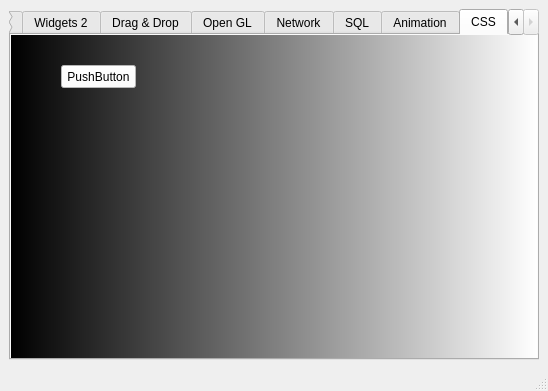
<?xml version="1.0" encoding="UTF-8"?>
<ui version="4.0">
 <class>MainWindow</class>
 <widget class="QMainWindow" name="MainWindow">
  <property name="geometry">
   <rect>
    <x>0</x>
    <y>0</y>
    <width>548</width>
    <height>391</height>
   </rect>
  </property>
  <property name="minimumSize">
   <size>
    <width>300</width>
    <height>300</height>
   </size>
  </property>
  <property name="windowTitle">
   <string>MainWindow</string>
  </property>
  <property name="autoFillBackground">
   <bool>false</bool>
  </property>
  <widget class="QWidget" name="centralwidget">
   <layout class="QVBoxLayout" name="verticalLayout_10">
    <item>
     <widget class="QTabWidget" name="tabWidget_1">
      <property name="font">
       <font>
        <weight>50</weight>
        <bold>false</bold>
       </font>
      </property>
      <property name="acceptDrops">
       <bool>true</bool>
      </property>
      <property name="currentIndex">
       <number>7</number>
      </property>
      <widget class="QWidget" name="tab_widgets_1">
       <property name="toolTip">
        <string/>
       </property>
       <property name="statusTip">
        <string/>
       </property>
       <attribute name="title">
        <string>Widgets 1</string>
       </attribute>
       <layout class="QVBoxLayout" name="verticalLayout">
        <item>
         <layout class="QVBoxLayout" name="verticalLayout_tab_1">
          <item>
           <widget class="QTabWidget" name="tabWidget_2">
            <property name="accessibleName">
             <string/>
            </property>
            <property name="currentIndex">
             <number>0</number>
            </property>
            <widget class="QWidget" name="tab_tree">
             <property name="statusTip">
              <string/>
             </property>
             <attribute name="title">
              <string>Tree</string>
             </attribute>
             <layout class="QHBoxLayout" name="horizontalLayout">
              <item>
               <layout class="QVBoxLayout" name="verticalLayout_2">
                <item>
                 <widget class="QTreeWidget" name="treeWidget">
                  <column>
                   <property name="text">
                    <string>Header 1</string>
                   </property>
                  </column>
                  <column>
                   <property name="text">
                    <string>New Column</string>
                   </property>
                  </column>
                  <item>
                   <property name="text">
                    <string>Item1</string>
                   </property>
                   <item>
                    <property name="text">
                     <string>Subitem1</string>
                    </property>
                   </item>
                  </item>
                 </widget>
                </item>
               </layout>
              </item>
             </layout>
            </widget>
            <widget class="QWidget" name="tab_calendar">
             <property name="statusTip">
              <string/>
             </property>
             <attribute name="title">
              <string>Calendar</string>
             </attribute>
             <layout class="QVBoxLayout" name="verticalLayout_3">
              <item>
               <widget class="QDateEdit" name="dateEdit">
                <property name="alignment">
                 <set>Qt::AlignCenter</set>
                </property>
               </widget>
              </item>
              <item>
               <widget class="QCalendarWidget" name="calendarWidget"/>
              </item>
             </layout>
            </widget>
           </widget>
          </item>
         </layout>
        </item>
       </layout>
      </widget>
      <widget class="QWidget" name="tab_widgets_2">
       <property name="toolTip">
        <string/>
       </property>
       <property name="statusTip">
        <string/>
       </property>
       <attribute name="title">
        <string>Widgets 2</string>
       </attribute>
       <layout class="QGridLayout" name="gridLayout_2">
        <item row="2" column="1">
         <spacer name="verticalSpacer_2">
          <property name="orientation">
           <enum>Qt::Vertical</enum>
          </property>
          <property name="sizeType">
           <enum>QSizePolicy::Maximum</enum>
          </property>
          <property name="sizeHint" stdset="0">
           <size>
            <width>20</width>
            <height>140</height>
           </size>
          </property>
         </spacer>
        </item>
        <item row="3" column="0" colspan="2">
         <widget class="QProgressBar" name="progressBar">
          <property name="value">
           <number>24</number>
          </property>
         </widget>
        </item>
        <item row="0" column="0">
         <widget class="QGroupBox" name="groupBox">
          <property name="title">
           <string>Progress Bar</string>
          </property>
          <widget class="QWidget" name="layoutWidget">
           <property name="geometry">
            <rect>
             <x>20</x>
             <y>30</y>
             <width>114</width>
             <height>65</height>
            </rect>
           </property>
           <layout class="QVBoxLayout" name="verticalLayout_4">
            <item>
             <widget class="QRadioButton" name="radioButton_start">
              <property name="statusTip">
               <string>Start the Progress Bar</string>
              </property>
              <property name="text">
               <string>Start</string>
              </property>
              <property name="checked">
               <bool>true</bool>
              </property>
             </widget>
            </item>
            <item>
             <widget class="QRadioButton" name="radioButton_stop">
              <property name="statusTip">
               <string>Stop the Progress Bar</string>
              </property>
              <property name="text">
               <string>Stop</string>
              </property>
             </widget>
            </item>
            <item>
             <widget class="QRadioButton" name="radioButton_reset">
              <property name="statusTip">
               <string>Reset the Progress Bar</string>
              </property>
              <property name="text">
               <string>Reset</string>
              </property>
             </widget>
            </item>
           </layout>
          </widget>
         </widget>
        </item>
        <item row="0" column="1">
         <widget class="QGroupBox" name="groupBox_2">
          <property name="title">
           <string>Move the Dial</string>
          </property>
          <widget class="QWidget" name="verticalLayoutWidget">
           <property name="geometry">
            <rect>
             <x>10</x>
             <y>30</y>
             <width>61</width>
             <height>71</height>
            </rect>
           </property>
           <layout class="QVBoxLayout" name="verticalLayout_5">
            <item>
             <widget class="QDial" name="dial"/>
            </item>
           </layout>
          </widget>
          <widget class="QWidget" name="verticalLayoutWidget_2">
           <property name="geometry">
            <rect>
             <x>90</x>
             <y>20</y>
             <width>91</width>
             <height>80</height>
            </rect>
           </property>
           <layout class="QVBoxLayout" name="verticalLayout_6">
            <item>
             <widget class="QLCDNumber" name="lcdNumber">
              <property name="palette">
               <palette>
                <active>
                 <colorrole role="WindowText">
                  <brush brushstyle="SolidPattern">
                   <color alpha="255">
                    <red>0</red>
                    <green>0</green>
                    <blue>255</blue>
                   </color>
                  </brush>
                 </colorrole>
                </active>
                <inactive>
                 <colorrole role="WindowText">
                  <brush brushstyle="SolidPattern">
                   <color alpha="255">
                    <red>0</red>
                    <green>0</green>
                    <blue>255</blue>
                   </color>
                  </brush>
                 </colorrole>
                </inactive>
                <disabled>
                 <colorrole role="WindowText">
                  <brush brushstyle="SolidPattern">
                   <color alpha="255">
                    <red>120</red>
                    <green>120</green>
                    <blue>120</blue>
                   </color>
                  </brush>
                 </colorrole>
                </disabled>
               </palette>
              </property>
              <property name="digitCount">
               <number>2</number>
              </property>
              <property name="mode">
               <enum>QLCDNumber::Dec</enum>
              </property>
              <property name="segmentStyle">
               <enum>QLCDNumber::Flat</enum>
              </property>
             </widget>
            </item>
           </layout>
          </widget>
         </widget>
        </item>
        <item row="2" column="0">
         <layout class="QVBoxLayout" name="verticalLayout_7">
          <item>
           <widget class="QFontComboBox" name="fontComboBox"/>
          </item>
          <item>
           <widget class="QLabel" name="label">
            <property name="font">
             <font>
              <pointsize>14</pointsize>
             </font>
            </property>
            <property name="text">
             <string/>
            </property>
            <property name="alignment">
             <set>Qt::AlignCenter</set>
            </property>
           </widget>
          </item>
         </layout>
        </item>
       </layout>
      </widget>
      <widget class="QWidget" name="tab_drag_drop">
       <property name="acceptDrops">
        <bool>false</bool>
       </property>
       <attribute name="title">
        <string>Drag &amp;&amp; Drop</string>
       </attribute>
       <layout class="QGridLayout" name="gridLayout_3">
        <item row="0" column="0" colspan="2">
         <layout class="QHBoxLayout" name="horizontalLayout_2">
          <item>
           <widget class="QLineEdit" name="lineEdit">
            <property name="minimumSize">
             <size>
              <width>135</width>
              <height>0</height>
             </size>
            </property>
            <property name="dragEnabled">
             <bool>true</bool>
            </property>
           </widget>
          </item>
          <item>
           <widget class="QComboBox" name="comboBox">
            <property name="minimumSize">
             <size>
              <width>141</width>
              <height>0</height>
             </size>
            </property>
            <property name="acceptDrops">
             <bool>true</bool>
            </property>
            <property name="editable">
             <bool>true</bool>
            </property>
           </widget>
          </item>
          <item>
           <widget class="QPushButton" name="pushButton">
            <property name="minimumSize">
             <size>
              <width>161</width>
              <height>0</height>
             </size>
            </property>
            <property name="acceptDrops">
             <bool>true</bool>
            </property>
            <property name="text">
             <string>PushButton</string>
            </property>
           </widget>
          </item>
         </layout>
        </item>
        <item row="1" column="0">
         <widget class="QListWidget" name="listWidget">
          <property name="dragEnabled">
           <bool>true</bool>
          </property>
          <property name="dragDropMode">
           <enum>QAbstractItemView::DragDrop</enum>
          </property>
          <property name="selectionMode">
           <enum>QAbstractItemView::ExtendedSelection</enum>
          </property>
          <item>
           <property name="text">
            <string>Item 1</string>
           </property>
          </item>
          <item>
           <property name="text">
            <string>Item 2</string>
           </property>
          </item>
          <item>
           <property name="text">
            <string>Item 3</string>
           </property>
          </item>
          <item>
           <property name="text">
            <string>Item 4</string>
           </property>
          </item>
         </widget>
        </item>
        <item row="1" column="1">
         <widget class="QListWidget" name="listWidget_2">
          <property name="dragEnabled">
           <bool>true</bool>
          </property>
          <property name="dragDropMode">
           <enum>QAbstractItemView::DragDrop</enum>
          </property>
          <property name="selectionMode">
           <enum>QAbstractItemView::ExtendedSelection</enum>
          </property>
         </widget>
        </item>
       </layout>
      </widget>
      <widget class="QWidget" name="tab_gl">
       <attribute name="title">
        <string>Open GL</string>
       </attribute>
       <widget class="QFrame" name="frame_gl">
        <property name="geometry">
         <rect>
          <x>120</x>
          <y>10</y>
          <width>300</width>
          <height>300</height>
         </rect>
        </property>
        <property name="frameShape">
         <enum>QFrame::StyledPanel</enum>
        </property>
        <property name="frameShadow">
         <enum>QFrame::Raised</enum>
        </property>
       </widget>
      </widget>
      <widget class="QWidget" name="tab_network">
       <attribute name="title">
        <string>Network</string>
       </attribute>
       <layout class="QHBoxLayout" name="horizontalLayout_5">
        <item>
         <widget class="QGroupBox" name="groupBox_3">
          <property name="title">
           <string>Client 1</string>
          </property>
          <layout class="QVBoxLayout" name="verticalLayout_8">
           <item>
            <widget class="QTextEdit" name="textEdit_client_1"/>
           </item>
           <item>
            <widget class="QLineEdit" name="lineEdit_client_1"/>
           </item>
           <item>
            <widget class="QPushButton" name="button_client_1">
             <property name="text">
              <string>Connect to Server</string>
             </property>
            </widget>
           </item>
          </layout>
         </widget>
        </item>
        <item>
         <layout class="QHBoxLayout" name="horizontalLayout_4">
          <item>
           <widget class="QPushButton" name="button_start_server">
            <property name="text">
             <string>Start Server</string>
            </property>
           </widget>
          </item>
         </layout>
        </item>
        <item>
         <widget class="QGroupBox" name="groupBox_4">
          <property name="title">
           <string>Client 2</string>
          </property>
          <layout class="QVBoxLayout" name="verticalLayout_9">
           <item>
            <widget class="QTextEdit" name="textEdit_client_2"/>
           </item>
           <item>
            <widget class="QLineEdit" name="lineEdit_client_2"/>
           </item>
           <item>
            <widget class="QPushButton" name="button_client_2">
             <property name="text">
              <string>Connect to Server</string>
             </property>
            </widget>
           </item>
          </layout>
         </widget>
        </item>
       </layout>
      </widget>
      <widget class="QWidget" name="tab_SQL">
       <attribute name="title">
        <string>SQL</string>
       </attribute>
       <layout class="QHBoxLayout" name="horizontalLayout_3">
        <item>
         <layout class="QVBoxLayout" name="verticalLayout_11">
          <item>
           <widget class="QPushButton" name="button_SQL_view_data">
            <property name="text">
             <string>View Data</string>
            </property>
           </widget>
          </item>
          <item>
           <widget class="QPushButton" name="button_SQL_add">
            <property name="text">
             <string>Add Row</string>
            </property>
           </widget>
          </item>
          <item>
           <widget class="QPushButton" name="button_SQL_delete">
            <property name="text">
             <string>Delete Row</string>
            </property>
           </widget>
          </item>
          <item>
           <widget class="QPushButton" name="button_SQL_create_db">
            <property name="text">
             <string>Create DB</string>
            </property>
           </widget>
          </item>
          <item>
           <spacer name="verticalSpacer">
            <property name="orientation">
             <enum>Qt::Vertical</enum>
            </property>
            <property name="sizeHint" stdset="0">
             <size>
              <width>20</width>
              <height>40</height>
             </size>
            </property>
           </spacer>
          </item>
         </layout>
        </item>
        <item>
         <widget class="QTableView" name="tableView"/>
        </item>
       </layout>
      </widget>
      <widget class="QWidget" name="tab_animation">
       <attribute name="title">
        <string>Animation</string>
       </attribute>
       <widget class="QPushButton" name="button_start_animation">
        <property name="geometry">
         <rect>
          <x>10</x>
          <y>290</y>
          <width>101</width>
          <height>23</height>
         </rect>
        </property>
        <property name="text">
         <string>Start animation</string>
        </property>
       </widget>
       <widget class="QFrame" name="frame">
        <property name="geometry">
         <rect>
          <x>10</x>
          <y>10</y>
          <width>100</width>
          <height>100</height>
         </rect>
        </property>
        <property name="palette">
         <palette>
          <active>
           <colorrole role="Base">
            <brush brushstyle="SolidPattern">
             <color alpha="255">
              <red>255</red>
              <green>255</green>
              <blue>255</blue>
             </color>
            </brush>
           </colorrole>
           <colorrole role="Window">
            <brush brushstyle="SolidPattern">
             <color alpha="255">
              <red>0</red>
              <green>0</green>
              <blue>255</blue>
             </color>
            </brush>
           </colorrole>
          </active>
          <inactive>
           <colorrole role="Base">
            <brush brushstyle="SolidPattern">
             <color alpha="255">
              <red>255</red>
              <green>255</green>
              <blue>255</blue>
             </color>
            </brush>
           </colorrole>
           <colorrole role="Window">
            <brush brushstyle="SolidPattern">
             <color alpha="255">
              <red>0</red>
              <green>0</green>
              <blue>255</blue>
             </color>
            </brush>
           </colorrole>
          </inactive>
          <disabled>
           <colorrole role="Base">
            <brush brushstyle="SolidPattern">
             <color alpha="255">
              <red>0</red>
              <green>0</green>
              <blue>255</blue>
             </color>
            </brush>
           </colorrole>
           <colorrole role="Window">
            <brush brushstyle="SolidPattern">
             <color alpha="255">
              <red>0</red>
              <green>0</green>
              <blue>255</blue>
             </color>
            </brush>
           </colorrole>
          </disabled>
         </palette>
        </property>
        <property name="autoFillBackground">
         <bool>true</bool>
        </property>
        <property name="frameShape">
         <enum>QFrame::StyledPanel</enum>
        </property>
        <property name="frameShadow">
         <enum>QFrame::Raised</enum>
        </property>
        <property name="lineWidth">
         <number>10</number>
        </property>
       </widget>
       <widget class="QLCDNumber" name="lcdNumber_animation">
        <property name="geometry">
         <rect>
          <x>420</x>
          <y>10</y>
          <width>89</width>
          <height>78</height>
         </rect>
        </property>
        <property name="palette">
         <palette>
          <active>
           <colorrole role="WindowText">
            <brush brushstyle="SolidPattern">
             <color alpha="255">
              <red>0</red>
              <green>0</green>
              <blue>255</blue>
             </color>
            </brush>
           </colorrole>
          </active>
          <inactive>
           <colorrole role="WindowText">
            <brush brushstyle="SolidPattern">
             <color alpha="255">
              <red>0</red>
              <green>0</green>
              <blue>255</blue>
             </color>
            </brush>
           </colorrole>
          </inactive>
          <disabled>
           <colorrole role="WindowText">
            <brush brushstyle="SolidPattern">
             <color alpha="255">
              <red>120</red>
              <green>120</green>
              <blue>120</blue>
             </color>
            </brush>
           </colorrole>
          </disabled>
         </palette>
        </property>
        <property name="frameShape">
         <enum>QFrame::StyledPanel</enum>
        </property>
        <property name="digitCount">
         <number>3</number>
        </property>
        <property name="mode">
         <enum>QLCDNumber::Dec</enum>
        </property>
        <property name="segmentStyle">
         <enum>QLCDNumber::Flat</enum>
        </property>
       </widget>
       <widget class="QPushButton" name="button_stop_animation">
        <property name="geometry">
         <rect>
          <x>120</x>
          <y>290</y>
          <width>101</width>
          <height>23</height>
         </rect>
        </property>
        <property name="text">
         <string>Stop animation</string>
        </property>
       </widget>
       <widget class="QToolButton" name="toolButton">
        <property name="geometry">
         <rect>
          <x>340</x>
          <y>20</y>
          <width>25</width>
          <height>19</height>
         </rect>
        </property>
        <property name="text">
         <string>...</string>
        </property>
       </widget>
      </widget>
      <widget class="QWidget" name="tab_CSS">
       <property name="styleSheet">
        <string notr="true">background-color: qlineargradient(spread:pad, x1:0, y1:0, x2:1, y2:0, stop:0 rgba(0, 0, 0, 255), stop:1 rgba(255, 255, 255, 255));</string>
       </property>
       <attribute name="title">
        <string>CSS</string>
       </attribute>
       <widget class="QPushButton" name="pushButton_2">
        <property name="geometry">
         <rect>
          <x>50</x>
          <y>30</y>
          <width>75</width>
          <height>23</height>
         </rect>
        </property>
        <property name="styleSheet">
         <string notr="true">background-color: rgb(255, 255, 255);</string>
        </property>
        <property name="text">
         <string>PushButton</string>
        </property>
       </widget>
      </widget>
     </widget>
    </item>
   </layout>
  </widget>
  <widget class="QStatusBar" name="statusbar">
   <property name="statusTip">
    <string>Status bar</string>
   </property>
  </widget>
 </widget>
 <tabstops>
  <tabstop>tabWidget_2</tabstop>
  <tabstop>treeWidget</tabstop>
  <tabstop>dateEdit</tabstop>
  <tabstop>calendarWidget</tabstop>
  <tabstop>radioButton_start</tabstop>
  <tabstop>radioButton_stop</tabstop>
  <tabstop>radioButton_reset</tabstop>
  <tabstop>dial</tabstop>
  <tabstop>fontComboBox</tabstop>
 </tabstops>
 <resources/>
 <connections>
  <connection>
   <sender>dial</sender>
   <signal>valueChanged(int)</signal>
   <receiver>lcdNumber</receiver>
   <slot>display(int)</slot>
   <hints>
    <hint type="sourcelabel">
     <x>303</x>
     <y>115</y>
    </hint>
    <hint type="destinationlabel">
     <x>385</x>
     <y>127</y>
    </hint>
   </hints>
  </connection>
  <connection>
   <sender>fontComboBox</sender>
   <signal>activated(QString)</signal>
   <receiver>label</receiver>
   <slot>setText(QString)</slot>
   <hints>
    <hint type="sourcelabel">
     <x>138</x>
     <y>177</y>
    </hint>
    <hint type="destinationlabel">
     <x>151</x>
     <y>253</y>
    </hint>
   </hints>
  </connection>
 </connections>
</ui>
